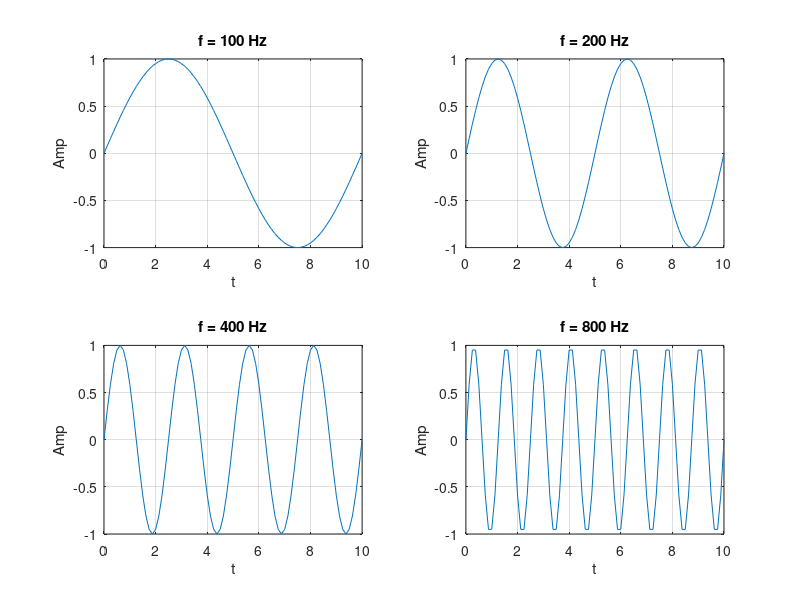

Reproduce this figure in MATLAB.
frequencies = [100, 200, 400, 800];

fs = 8000;
Ts = 1 / fs;

tfinalplot = 10e-3;

figure;

for i = 1:length(frequencies)
    f = frequencies(i); 
    nplot = 0:Ts:tfinalplot;
    xnT = sin(2 * pi * f * nplot);
    subplot(2, 2, i); 
    plot(nplot * 1e3, xnT);  
    title(['f = ' num2str(f) ' Hz']);
    xlabel('t');
    ylabel('Amp');
    grid on;
end
saveas(gcf, 'milestone2s.jpg');
sound_vector = [];
tfinal = 2;  

for i = 1:length(frequencies)
    f = frequencies(i); 
    nsound = 0:Ts:tfinal; 
    xnT = sin(2 * pi * f * nsound); 
    sound_vector = [sound_vector xnT]; 
end

audiowrite('milestone2.wav', sound_vector, fs);

sound(sound_vector, fs);